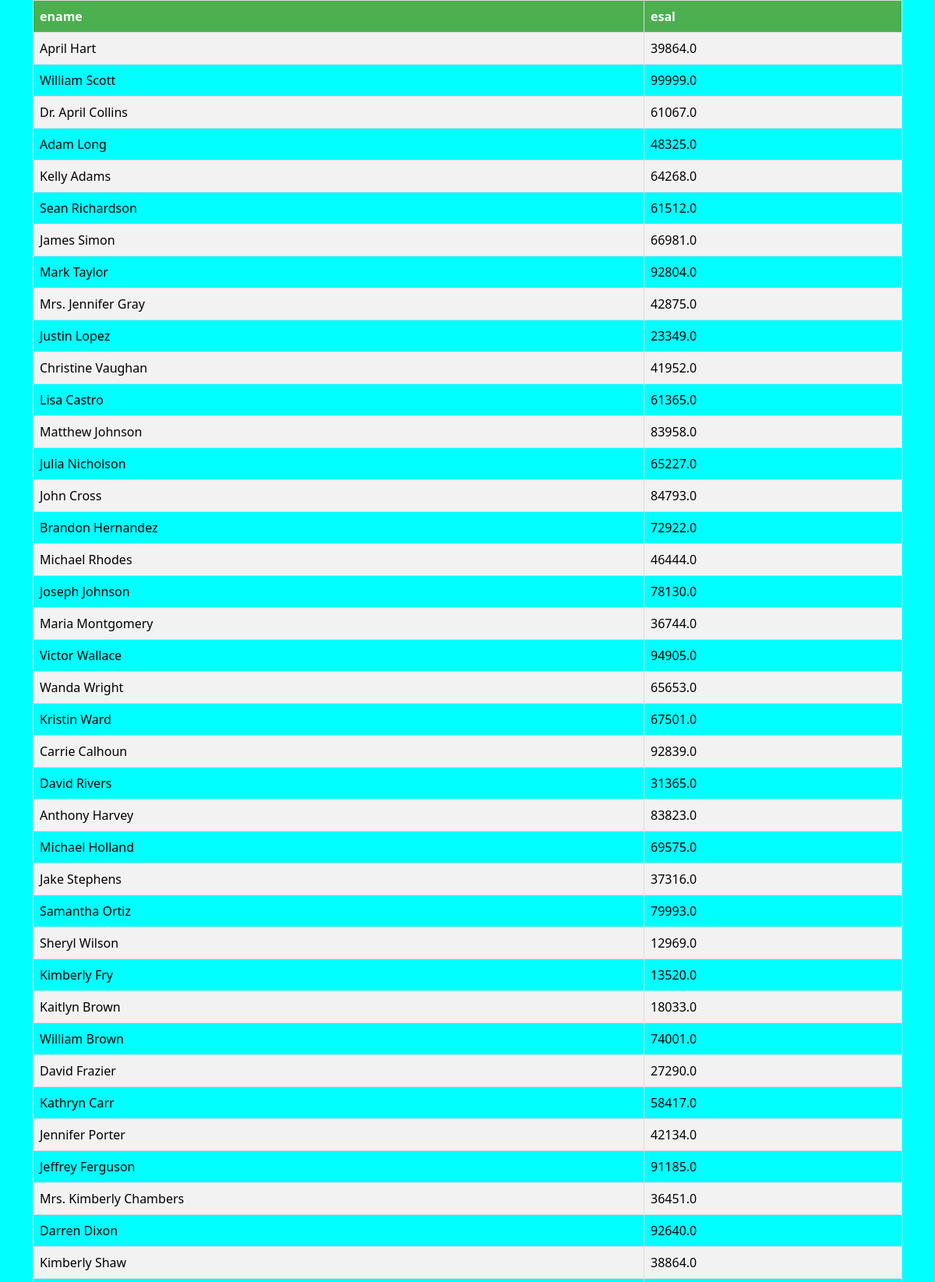
The page /specific/ (upper part) on the database its author committed.
### testapp/models.py (models this page shows)
class Employee(models.Model):
    eno=models.IntegerField()
    ename=models.CharField(max_length=64)
    esal=models.FloatField()
    eaddr=models.CharField(max_length=64)

### testapp/views.py (the view)
# urls.py: path("specific/",views.retrieve_specific_column_view),
def retrieve_specific_column_view(request):
    emp_list = Employee.objects.all().only("ename", "esal")
    return render(request, "testapp/specific_columns.html", {"emp_list": emp_list})

### templates/testapp/specific_columns.html (shortened to what this page needs)
{% extends 'testapp/base.html' %}
{% block body_block %}
<table>
    <tr>
        <th>ename</th>
        <th>esal</th>
    </tr>
    {% for emp in emp_list %}
    <tr>
        <td>{{emp.ename}}</td>
        <td>{{emp.esal}}</td>
    </tr>
    {% endfor %}
</table>
{% endblock body_block %}

### templates/testapp/base.html (style rules this page uses)
body { background: aqua; color: black; }

### templates/testapp/specific_columns.html (style rules this page uses)
table { border-collapse: collapse; width: 100%; }
th, td { border: 1px solid #dddddd; text-align: left; padding: 8px; }
tr:nth-child(even) { background-color: #f2f2f2; }
th { background-color: #4CAF50; color: white; }

### rows shown on the page
Employee: ename "April Hart", esal "39864.0"
Employee: ename "William Scott", esal "99999.0"
Employee: ename "Dr. April Collins", esal "61067.0"
Employee: ename "Adam Long", esal "48325.0"
Employee: ename "Kelly Adams", esal "64268.0"
Employee: ename "Sean Richardson", esal "61512.0"
Employee: ename "James Simon", esal "66981.0"
Employee: ename "Mark Taylor", esal "92804.0"
Employee: ename "Mrs. Jennifer Gray", esal "42875.0"
Employee: ename "Justin Lopez", esal "23349.0"
Employee: ename "Christine Vaughan", esal "41952.0"
Employee: ename "Lisa Castro", esal "61365.0"
Employee: ename "Matthew Johnson", esal "83958.0"
Employee: ename "Julia Nicholson", esal "65227.0"
Employee: ename "John Cross", esal "84793.0"
Employee: ename "Brandon Hernandez", esal "72922.0"
Employee: ename "Michael Rhodes", esal "46444.0"
Employee: ename "Joseph Johnson", esal "78130.0"
Employee: ename "Maria Montgomery", esal "36744.0"
Employee: ename "Victor Wallace", esal "94905.0"
Employee: ename "Wanda Wright", esal "65653.0"
Employee: ename "Kristin Ward", esal "67501.0"
Employee: ename "Carrie Calhoun", esal "92839.0"
Employee: ename "David Rivers", esal "31365.0"
Employee: ename "Anthony Harvey", esal "83823.0"
Employee: ename "Michael Holland", esal "69575.0"
Employee: ename "Jake Stephens", esal "37316.0"
Employee: ename "Samantha Ortiz", esal "79993.0"
Employee: ename "Sheryl Wilson", esal "12969.0"
Employee: ename "Kimberly Fry", esal "13520.0"
Employee: ename "Kaitlyn Brown", esal "18033.0"
Employee: ename "William Brown", esal "74001.0"
Employee: ename "David Frazier", esal "27290.0"
Employee: ename "Kathryn Carr", esal "58417.0"
Employee: ename "Jennifer Porter", esal "42134.0"
Employee: ename "Jeffrey Ferguson", esal "91185.0"
Employee: ename "Mrs. Kimberly Chambers", esal "36451.0"
Employee: ename "Darren Dixon", esal "92640.0"
Employee: ename "Kimberly Shaw", esal "38864.0"
